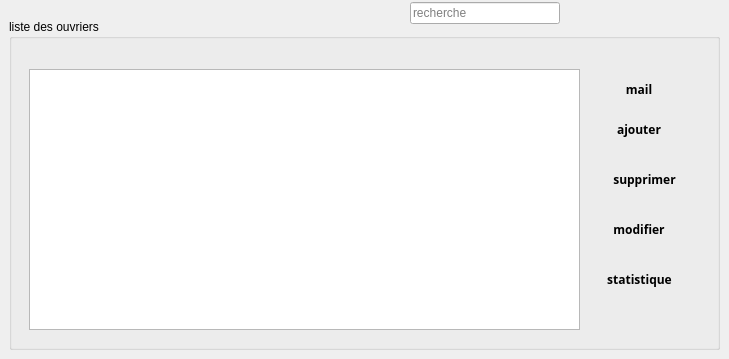
      <widget class="QWidget" name="tab_2">
       <attribute name="title">
        <string>Ouvriers</string>
       </attribute>
       <widget class="QGroupBox" name="groupBox_2">
        <property name="geometry">
         <rect>
          <x>9</x>
          <y>19</y>
          <width>711</width>
          <height>331</height>
         </rect>
        </property>
        <property name="title">
         <string>liste des ouvriers</string>
        </property>
        <widget class="QTableView" name="tabouv">
         <property name="geometry">
          <rect>
           <x>20</x>
           <y>50</y>
           <width>551</width>
           <height>261</height>
          </rect>
         </property>
        </widget>
        <widget class="QPushButton" name="ajouter_ouvrier">
         <property name="geometry">
          <rect>
           <x>590</x>
           <y>100</y>
           <width>80</width>
           <height>21</height>
          </rect>
         </property>
         <property name="font">
          <font>
           <family>MV Boli</family>
           <pointsize>9</pointsize>
           <weight>75</weight>
           <bold>true</bold>
          </font>
         </property>
         <property name="text">
          <string>ajouter</string>
         </property>
         <property name="icon">
          <iconset resource="resources.qrc">
           <normaloff>:/img/resources/add.png</normaloff>:/img/resources/add.png</iconset>
         </property>
         <property name="flat">
          <bool>true</bool>
         </property>
        </widget>
        <widget class="QPushButton" name="supprimer_ouvrier">
         <property name="geometry">
          <rect>
           <x>590</x>
           <y>150</y>
           <width>91</width>
           <height>21</height>
          </rect>
         </property>
         <property name="font">
          <font>
           <family>MV Boli</family>
           <pointsize>9</pointsize>
           <weight>75</weight>
           <bold>true</bold>
          </font>
         </property>
         <property name="text">
          <string>supprimer</string>
         </property>
         <property name="icon">
          <iconset resource="resources.qrc">
           <normaloff>:/img/resources/Delete.png</normaloff>:/img/resources/Delete.png</iconset>
         </property>
         <property name="flat">
          <bool>true</bool>
         </property>
        </widget>
        <widget class="QPushButton" name="modifier_ouvrier">
         <property name="geometry">
          <rect>
           <x>590</x>
           <y>200</y>
           <width>80</width>
           <height>21</height>
          </rect>
         </property>
         <property name="font">
          <font>
           <family>MV Boli</family>
           <pointsize>9</pointsize>
           <weight>75</weight>
           <bold>true</bold>
          </font>
         </property>
         <property name="text">
          <string>modifier</string>
         </property>
         <property name="icon">
          <iconset resource="resources.qrc">
           <normaloff>:/img/resources/settings.png</normaloff>:/img/resources/settings.png</iconset>
         </property>
         <property name="flat">
          <bool>true</bool>
         </property>
        </widget>
        <widget class="QPushButton" name="pushButton_54">
         <property name="geometry">
          <rect>
           <x>590</x>
           <y>60</y>
           <width>80</width>
           <height>21</height>
          </rect>
         </property>
         <property name="font">
          <font>
           <family>MV Boli</family>
           <pointsize>9</pointsize>
           <weight>75</weight>
           <bold>true</bold>
          </font>
         </property>
         <property name="text">
          <string>mail</string>
         </property>
         <property name="icon">
          <iconset resource="resources.qrc">
           <normaloff>:/img/resources/mail.png</normaloff>:/img/resources/mail.png</iconset>
         </property>
         <property name="flat">
          <bool>true</bool>
         </property>
        </widget>
        <widget class="QPushButton" name="stats">
         <property name="geometry">
          <rect>
           <x>580</x>
           <y>250</y>
           <width>101</width>
           <height>21</height>
          </rect>
         </property>
         <property name="font">
          <font>
           <family>MV Boli</family>
           <pointsize>9</pointsize>
           <weight>75</weight>
           <bold>true</bold>
          </font>
         </property>
         <property name="text">
          <string>statistique</string>
         </property>
         <property name="icon">
          <iconset resource="resources.qrc">
           <normaloff>:/img/resources/stats.png</normaloff>:/img/resources/stats.png</iconset>
         </property>
         <property name="flat">
          <bool>true</bool>
         </property>
        </widget>
       </widget>
       <widget class="QWidget" name="layoutWidget_11">
        <property name="geometry">
         <rect>
          <x>340</x>
          <y>0</y>
          <width>64</width>
          <height>26</height>
         </rect>
        </property>
        <layout class="QHBoxLayout" name="horizontalLayout_16">
         <item>
          <widget class="QPushButton" name="trieup_ouvrier">
           <property name="text">
            <string/>
           </property>
           <property name="icon">
            <iconset resource="resources.qrc">
             <normaloff>:/img/resources/up.png</normaloff>:/img/resources/up.png</iconset>
           </property>
           <property name="flat">
            <bool>true</bool>
           </property>
          </widget>
         </item>
         <item>
          <widget class="QPushButton" name="triedown_ouvrier">
           <property name="text">
            <string/>
           </property>
           <property name="icon">
            <iconset resource="resources.qrc">
             <normaloff>:/img/resources/down.png</normaloff>:/img/resources/down.png</iconset>
           </property>
           <property name="flat">
            <bool>true</bool>
           </property>
          </widget>
         </item>
        </layout>
       </widget>
       <widget class="QWidget" name="layoutWidget_10">
        <property name="geometry">
         <rect>
          <x>410</x>
          <y>0</y>
          <width>196</width>
          <height>26</height>
         </rect>
        </property>
        <layout class="QHBoxLayout" name="horizontalLayout_15">
         <item>
          <widget class="QLineEdit" name="lineEdit_cher_2">
           <property name="inputMethodHints">
            <set>Qt::ImhNone</set>
           </property>
           <property name="inputMask">
            <string/>
           </property>
           <property name="text">
            <string/>
           </property>
           <property name="placeholderText">
            <string>recherche</string>
           </property>
          </widget>
         </item>
         <item>
          <widget class="QPushButton" name="recherche_ouvrier">
           <property name="text">
            <string/>
           </property>
           <property name="icon">
            <iconset resource="resources.qrc">
             <normaloff>:/img/resources/loop.png</normaloff>:/img/resources/loop.png</iconset>
           </property>
           <property name="flat">
            <bool>true</bool>
           </property>
          </widget>
         </item>
        </layout>
       </widget>
      </widget>
